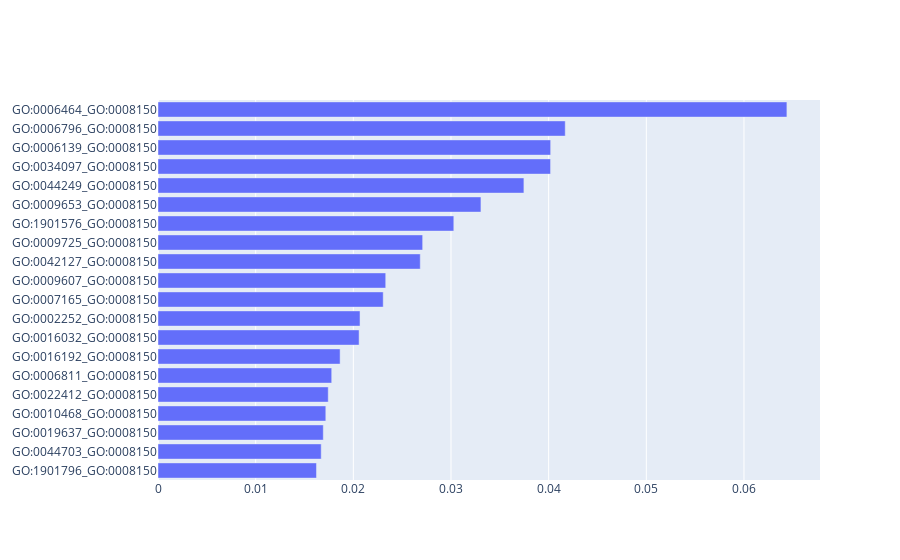

The cell this chart's notebook holds for it:
### Code cell
avg_ov_values = sankey_value[:, labels == cancer_2_idx['OV']].mean(axis=1)
pair_indices = np.argsort(-avg_ov_values)

fig = go.Figure(go.Bar(
            x=np.flip(avg_ov_values[pair_indices[:20]]),
            y=np.flip(list_pairs[pair_indices[:20]]),
            customdata=np.dstack((np.flip(np.array(full_name_source)[pair_indices[:20]]), 
                                  np.flip(np.array(full_name_target)[pair_indices[:20]])))[0],
            hovertemplate = "From %{customdata[0]} <br>" + "To %{customdata[1]}",
            orientation='h'))
fig.show()

### Figure 1 — Plotly figure (JSON) as saved in the notebook; plotly's stock layout.template omitted (floating-point values rounded to 4 significant figures)
{"data": [{"customdata": [["regulation of signal transduction by p53 class mediator", "biological_process"], ["multi-organism reproductive process", "biological_process"], ["organophosphate metabolic process", "biological_process"], ["regulation of gene expression", "biological_process"], ["cellular process involved in reproduction in multicellular organism", "biological_process"], ["monoatomic ion transport", "biological_process"], ["vesicle-mediated transport", "biological_process"], ["viral process", "biological_process"], ["immune effector process", "biological_process"], ["signal transduction", "biological_process"], ["response to biotic stimulus", "biological_process"], ["regulation of cell population proliferation", "biological_process"], ["response to hormone", "biological_process"], ["organic substance biosynthetic process", "biological_process"], ["anatomical structure morphogenesis", "biological_process"], ["cellular biosynthetic process", "biological_process"], ["response to cytokine", "biological_process"], ["nucleobase-containing compound metabolic process", "biological_process"], ["phosphate-containing compound metabolic process", "biological_process"], ["protein modification process", "biological_process"]], "hovertemplate": "From %{customdata[0]} <br>To %{customdata[1]}", "orientation": "h", "type": "bar", "x": [0.01623, 0.01671, 0.01692, 0.01718, 0.01743, 0.01779, 0.01865, 0.02059, 0.02069, 0.02306, 0.02332, 0.02685, 0.0271, 0.03029, 0.03307, 0.03747, 0.0402, 0.04021, 0.0417, 0.06439], "y": ["GO:1901796_GO:0008150", "GO:0044703_GO:0008150", "GO:0019637_GO:0008150", "GO:0010468_GO:0008150", "GO:0022412_GO:0008150", "GO:0006811_GO:0008150", "GO:0016192_GO:0008150", "GO:0016032_GO:0008150", "GO:0002252_GO:0008150", "GO:0007165_GO:0008150", "GO:0009607_GO:0008150", "GO:0042127_GO:0008150", "GO:0009725_GO:0008150", "GO:1901576_GO:0008150", "GO:0009653_GO:0008150", "GO:0044249_GO:0008150", "GO:0034097_GO:0008150", "GO:0006139_GO:0008150", "GO:0006796_GO:0008150", "GO:0006464_GO:0008150"]}], "layout": {"autosize": true, "xaxis": {"autorange": true, "range": [0, 0.06778], "type": "linear"}, "yaxis": {"autorange": true, "range": [-0.5, 19.5], "type": "category"}}}
